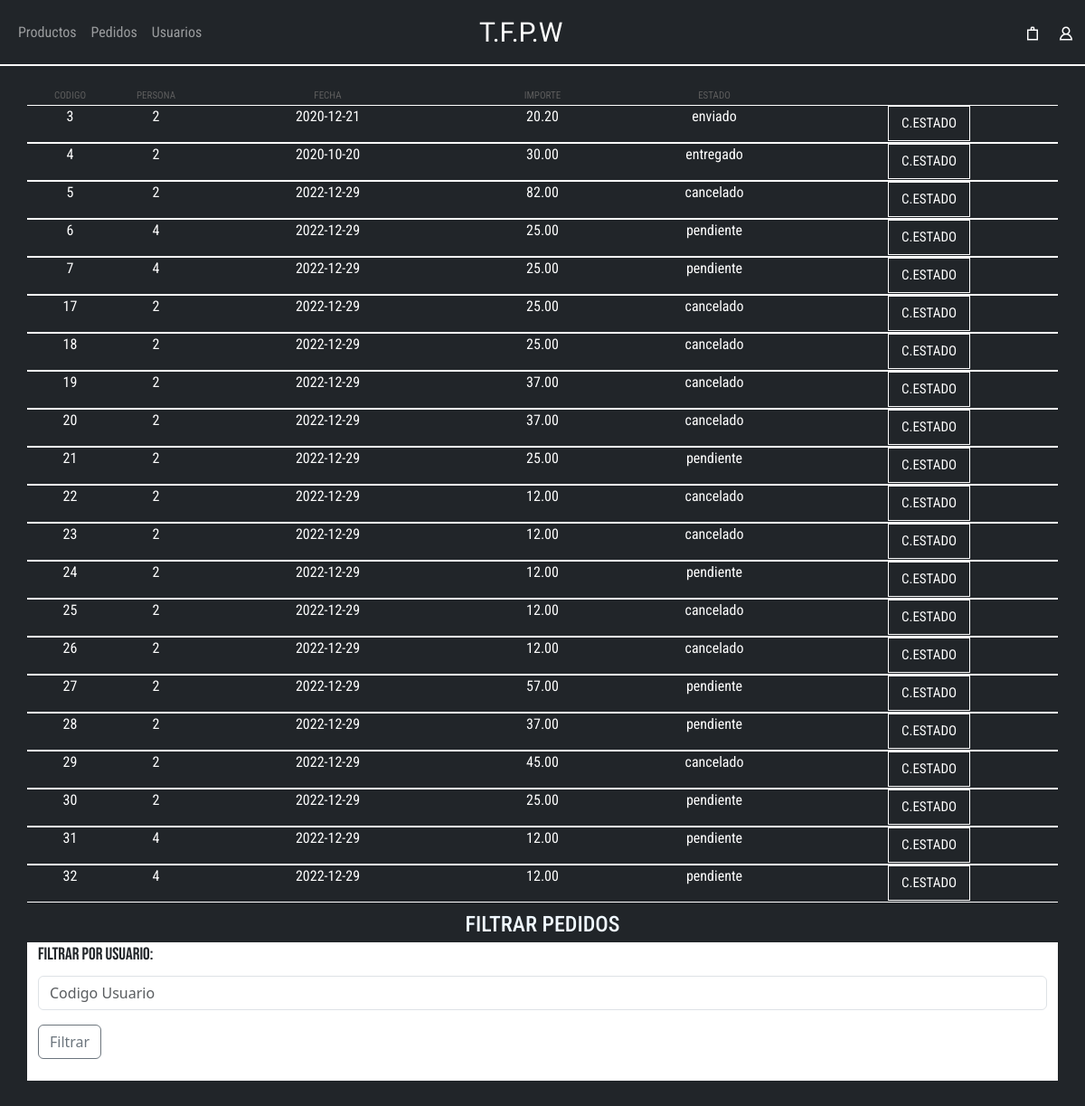
/practica3/pedidos.php (signed in), run on the app's committed database.
### tables this page shows
CREATE TABLE `pedidos` (
  `codigo` int(11) NOT NULL AUTO_INCREMENT,
  `persona` int(11) NOT NULL,
  `fecha` date DEFAULT NULL,
  `importe` decimal(8,2) DEFAULT NULL,
  `estado` int(11) DEFAULT NULL,
  PRIMARY KEY (`codigo`),
  KEY `pedidopor` (`persona`),
  KEY `enestado` (`estado`),
  CONSTRAINT `enestado` FOREIGN KEY (`estado`) REFERENCES `estados` (`codigo`),
  CONSTRAINT `pedidopor` FOREIGN KEY (`persona`) REFERENCES `usuarios` (`codigo`)
);

### practica3/baseDatos.php (called while the page is built, shortened)
<?php
function conectar() {
   $bbdd = mysqli_connect("localhost","root","JoanGiron123","daw2");
   return $bbdd;
}
function obtenerPedidos() {
    $bbdd = conectar();
    $consulta = "SELECT * FROM pedidos";
    $resultado = mysqli_query($bbdd,$consulta);
    return $resultado;
 }
 function traducirEstados($estado){
    $bbdd = conectar();
    $consulta = "SELECT descripcion FROM estados WHERE codigo = ?";
    $stmt = mysqli_prepare($bbdd, $consulta);
    mysqli_stmt_bind_param($stmt, 's', $estado);
    mysqli_stmt_execute($stmt);
    mysqli_stmt_bind_result($stmt, $descripcion);
    $resultado = null;
    if (mysqli_stmt_fetch($stmt)) {
        $resultado = $descripcion;
    }
    return $resultado;
}
?>

### practica3/pedidos.php (the view, shortened to what this page needs)
<?php require_once('baseDatos.php');
    if (isset($_SESSION['usuario']) && $_SESSION['logueado'] === true) {
        $resultados = obtenerPedidos();
?>
<!DOCTYPE html>
<html lang="es">
    <head>
        <link rel="stylesheet" href="CSS/style.css">
        <link href="https://cdn.jsdelivr.net/npm/bootstrap@5.3.2/dist/css/bootstrap.min.css" rel="stylesheet">
    </head>
    <body style="background-color: #212529;">
        <mi-menu2></mi-menu2>
        <div class="container-fluid" style="position: relative; top:10px;">
            <div class="container" style="position: relative;top: 15px;">
            <div class="row">
                    <div class="col-1 d-flex justify-content-center align-items-center">
                        <p class="textAdmin">CODIGO</p>
                    </div>
                    <div class="col-1 d-flex justify-content-center align-items-center">
                        <p class="textAdmin">PERSONA</p>
                    </div>
                    <div class="col-3 d-flex justify-content-center align-items-center">
                        <p class="textAdmin">FECHA</p>
                    </div>
                    <div class="col-2 d-flex justify-content-center align-items-center">
                        <p class="textAdmin">IMPORTE</p>
                    </div>
                    <div class="col-2 d-flex justify-content-center align-items-center">
                        <p class="textAdmin">ESTADO</p>
                    </div>
                    <div class="col-3 d-flex justify-content-center align-items-center">
                    </div>
                </div>
            </div>
            <?php  while ($fila = mysqli_fetch_row($resultados)) {
                $estadonum = htmlspecialchars ($fila[4]);
                $codigo = htmlspecialchars ($fila[0]);
                $persona = htmlspecialchars ($fila[1]);
                $fecha = htmlspecialchars ($fila[2]);
                $importe = htmlspecialchars ($fila[3]);
                $estado = traducirEstados ($estadonum);
                ?>
            <div class="container containerAdmin" style="margin-top:0px;">
                <div class="row">
                    <div class="col-1 d-flex justify-content-center align-items-center">
                        <p class="textAdmin2"><?php echo $codigo?></p>
                    </div>
                    <div class="col-1 d-flex justify-content-center align-items-center">
                        <p class="textAdmin2"><?php echo $persona?></p>
                    </div>
                    <div class="col-3 d-flex justify-content-center align-items-center">
                        <p class="textAdmin2"><?php echo $fecha?></p>
                    </div>
                    <div class="col-2 d-flex justify-content-center align-items-center">
                        <p class="textAdmin2"><?php echo $importe?></p>
                    </div>
                    <div class="col-2 d-flex justify-content-center align-items-center">
                        <p class="textAdmin2"><?php echo $estado; ?></p>
                    </div>
                    <div class="col-3 d-flex justify-content-center align-items-center">
                        <div class="button-container carrito">
                            <form method="post" action="pedidos-Control.php">
                                <button type="submit" class="boton-carrito">C.ESTADO</button>
                            </form>
                        </div>
                    </div>
                </div>
            </div>
        <?php } ?>
        <div class="container-fluid">
			<div>
				<h4 style="color: aliceblue; font-family: Roboto Condensed; text-align: center; position: relative; top:10px;">FILTRAR PEDIDOS</h4>
			</div>
			<div class="container RecPerfil">
					<div class="mb-3 mt-3">
					  <label for="uname" class="form-label"><span class="colorUsername"> Filtrar por usuario:</span></label>
					  <input type="text" class="form-control" placeholder="Codigo Usuario" name="usuario">
					</div>
                    <form method="post" action="pedidosFiltro.php">
					    <button type="submit" class="btn btn-outline-secondary">Filtrar</button>
                    </form>
					<br>
				</div>
		</div>
            <br><br>
	</body>
</html>
<?php
    } else {
        header('Location: login.php');
        exit;
    }
?>

### practica3/CSS/style.css (style rules this page uses)
.RecPerfil { position: relative; background-color:#ffff; }
.colorUsername { font-size:larger; font-family: "Bebas Neue", sans-serif; color: #212529; }
.boton-carrito { position: relative; top: 0px; right: 0px; background-color: #212529; color: #fff; border: 1px solid #fff; padding: 7px 14px; font-size: 15px; font-family: "Roboto Condensed", sans-serif; cursor: pointer; outline: none; transition: background-color 0.3s ease; }
.containerAdmin { border-top: 1px solid white; border-bottom: 1px solid white; }
.textAdmin { color:#5D5D5D; font-size: 11px; font-family: "Roboto Condensed", sans-serif; }
.textAdmin2 { color:#fff; font-family: "Roboto Condensed", sans-serif; }

### data on the page
pedidos: codigo "3", persona "2", fecha "2020-12-21", importe "20.20", estado "enviado"
pedidos: codigo "4", persona "2", fecha "2020-10-20", importe "30.00", estado "entregado"
pedidos: codigo "5", persona "2", fecha "2022-12-29", importe "82.00", estado "cancelado"
pedidos: codigo "6", persona "4", fecha "2022-12-29", importe "25.00", estado "pendiente"
pedidos: codigo "7", persona "4", fecha "2022-12-29", importe "25.00", estado "pendiente"
pedidos: codigo "17", persona "2", fecha "2022-12-29", importe "25.00", estado "cancelado"
pedidos: codigo "18", persona "2", fecha "2022-12-29", importe "25.00", estado "cancelado"
pedidos: codigo "19", persona "2", fecha "2022-12-29", importe "37.00", estado "cancelado"
pedidos: codigo "20", persona "2", fecha "2022-12-29", importe "37.00", estado "cancelado"
pedidos: codigo "21", persona "2", fecha "2022-12-29", importe "25.00", estado "pendiente"
pedidos: codigo "22", persona "2", fecha "2022-12-29", importe "12.00", estado "cancelado"
pedidos: codigo "23", persona "2", fecha "2022-12-29", importe "12.00", estado "cancelado"
pedidos: codigo "24", persona "2", fecha "2022-12-29", importe "12.00", estado "pendiente"
pedidos: codigo "25", persona "2", fecha "2022-12-29", importe "12.00", estado "cancelado"
pedidos: codigo "26", persona "2", fecha "2022-12-29", importe "12.00", estado "cancelado"
pedidos: codigo "27", persona "2", fecha "2022-12-29", importe "57.00", estado "pendiente"
pedidos: codigo "28", persona "2", fecha "2022-12-29", importe "37.00", estado "pendiente"
pedidos: codigo "29", persona "2", fecha "2022-12-29", importe "45.00", estado "cancelado"
pedidos: codigo "30", persona "2", fecha "2022-12-29", importe "25.00", estado "pendiente"
pedidos: codigo "31", persona "4", fecha "2022-12-29", importe "12.00", estado "pendiente"
pedidos: codigo "32", persona "4", fecha "2022-12-29", importe "12.00", estado "pendiente"
